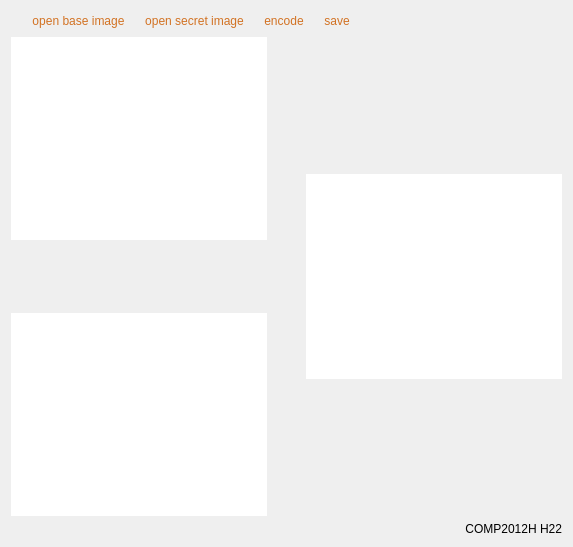
      <widget class="QWidget" name="tab_encode">
       <property name="enabled">
        <bool>true</bool>
       </property>
       <property name="sizePolicy">
        <sizepolicy hsizetype="Expanding" vsizetype="Expanding">
         <horstretch>0</horstretch>
         <verstretch>0</verstretch>
        </sizepolicy>
       </property>
       <attribute name="title">
        <string>encode</string>
       </attribute>
       <layout class="QVBoxLayout" name="verticalLayout_3">
        <item>
         <layout class="QHBoxLayout" name="horizontalLayout" stretch="1,1,1,1,1,10">
          <property name="spacing">
           <number>20</number>
          </property>
          <item>
           <spacer name="horizontalSpacer_21">
            <property name="orientation">
             <enum>Qt::Horizontal</enum>
            </property>
            <property name="sizeHint" stdset="0">
             <size>
              <width>40</width>
              <height>20</height>
             </size>
            </property>
           </spacer>
          </item>
          <item>
           <widget class="QPushButton" name="encode_base_button">
            <property name="styleSheet">
             <string notr="true">QPushButton{
background-image: url(:/icon/Qt_threeStatus_ok.png);
border-style: solid;
border-color: black;
border-width: 0px;
border-radius: 2px;
font: 15pt &quot;Bauhaus 93&quot;;
color: rgb(210, 114, 35);
}
QPushButton:hover{background-image: url(:/icon/Qt_threeStatus_ok1.png);}
QPushButton:pressed{background-image: url(:/icon/Qt_threeStatus_ok2.png);}</string>
            </property>
            <property name="text">
             <string>open base image</string>
            </property>
           </widget>
          </item>
          <item>
           <widget class="QPushButton" name="encode_secret_button">
            <property name="styleSheet">
             <string notr="true">QPushButton{
background-image: url(:/icon/Qt_threeStatus_ok.png);
border-style: solid;
border-color: black;
border-width: 0px;
border-radius: 2px;
font: 15pt &quot;Bauhaus 93&quot;;
color: rgb(210, 114, 35);
}
QPushButton:hover{background-image: url(:/icon/Qt_threeStatus_ok1.png);}
QPushButton:pressed{background-image: url(:/icon/Qt_threeStatus_ok2.png);}</string>
            </property>
            <property name="text">
             <string>open secret image</string>
            </property>
           </widget>
          </item>
          <item>
           <widget class="QPushButton" name="encode_button">
            <property name="styleSheet">
             <string notr="true">QPushButton{
background-image: url(:/icon/Qt_threeStatus_ok.png);
border-style: solid;
border-color: black;
border-width: 0px;
border-radius: 2px;
font: 15pt &quot;Bauhaus 93&quot;;
color: rgb(210, 114, 35);
}
QPushButton:hover{background-image: url(:/icon/Qt_threeStatus_ok1.png);}
QPushButton:pressed{background-image: url(:/icon/Qt_threeStatus_ok2.png);}</string>
            </property>
            <property name="text">
             <string>encode</string>
            </property>
           </widget>
          </item>
          <item>
           <widget class="QPushButton" name="encode_save_button">
            <property name="styleSheet">
             <string notr="true">QPushButton{
background-image: url(:/icon/Qt_threeStatus_ok.png);
border-style: solid;
border-color: black;
border-width: 0px;
border-radius: 2px;
font: 15pt &quot;Bauhaus 93&quot;;
color: rgb(210, 114, 35);
}
QPushButton:hover{background-image: url(:/icon/Qt_threeStatus_ok1.png);}
QPushButton:pressed{background-image: url(:/icon/Qt_threeStatus_ok2.png);}</string>
            </property>
            <property name="text">
             <string>save</string>
            </property>
           </widget>
          </item>
          <item>
           <spacer name="horizontalSpacer">
            <property name="orientation">
             <enum>Qt::Horizontal</enum>
            </property>
            <property name="sizeHint" stdset="0">
             <size>
              <width>40</width>
              <height>20</height>
             </size>
            </property>
           </spacer>
          </item>
         </layout>
        </item>
        <item>
         <layout class="QHBoxLayout" name="horizontalLayout_6" stretch="8,1,8">
          <item>
           <layout class="QVBoxLayout" name="verticalLayout" stretch="3,1,3">
            <item>
             <widget class="Graph" name="encode_original_graph">
              <property name="sizePolicy">
               <sizepolicy hsizetype="Preferred" vsizetype="Preferred">
                <horstretch>0</horstretch>
                <verstretch>0</verstretch>
               </sizepolicy>
              </property>
              <property name="frameShape">
               <enum>QFrame::NoFrame</enum>
              </property>
              <property name="verticalScrollBarPolicy">
               <enum>Qt::ScrollBarAlwaysOff</enum>
              </property>
              <property name="horizontalScrollBarPolicy">
               <enum>Qt::ScrollBarAlwaysOff</enum>
              </property>
             </widget>
            </item>
            <item>
             <spacer name="verticalSpacer">
              <property name="orientation">
               <enum>Qt::Vertical</enum>
              </property>
              <property name="sizeType">
               <enum>QSizePolicy::Preferred</enum>
              </property>
              <property name="sizeHint" stdset="0">
               <size>
                <width>20</width>
                <height>40</height>
               </size>
              </property>
             </spacer>
            </item>
            <item>
             <widget class="Graph" name="encode_secret_graph">
              <property name="sizePolicy">
               <sizepolicy hsizetype="Preferred" vsizetype="Preferred">
                <horstretch>0</horstretch>
                <verstretch>0</verstretch>
               </sizepolicy>
              </property>
              <property name="frameShape">
               <enum>QFrame::NoFrame</enum>
              </property>
              <property name="verticalScrollBarPolicy">
               <enum>Qt::ScrollBarAlwaysOff</enum>
              </property>
              <property name="horizontalScrollBarPolicy">
               <enum>Qt::ScrollBarAlwaysOff</enum>
              </property>
             </widget>
            </item>
           </layout>
          </item>
          <item>
           <spacer name="horizontalSpacer_3">
            <property name="orientation">
             <enum>Qt::Horizontal</enum>
            </property>
            <property name="sizeType">
             <enum>QSizePolicy::Preferred</enum>
            </property>
            <property name="sizeHint" stdset="0">
             <size>
              <width>33</width>
              <height>479</height>
             </size>
            </property>
           </spacer>
          </item>
          <item>
           <layout class="QVBoxLayout" name="verticalLayout_2" stretch="2,3,2">
            <item>
             <spacer name="verticalSpacer_2">
              <property name="orientation">
               <enum>Qt::Vertical</enum>
              </property>
              <property name="sizeType">
               <enum>QSizePolicy::Preferred</enum>
              </property>
              <property name="sizeHint" stdset="0">
               <size>
                <width>20</width>
                <height>140</height>
               </size>
              </property>
             </spacer>
            </item>
            <item>
             <widget class="Graph" name="encode_result_graph">
              <property name="enabled">
               <bool>true</bool>
              </property>
              <property name="sizePolicy">
               <sizepolicy hsizetype="Preferred" vsizetype="Preferred">
                <horstretch>0</horstretch>
                <verstretch>0</verstretch>
               </sizepolicy>
              </property>
              <property name="frameShape">
               <enum>QFrame::NoFrame</enum>
              </property>
              <property name="verticalScrollBarPolicy">
               <enum>Qt::ScrollBarAlwaysOff</enum>
              </property>
              <property name="horizontalScrollBarPolicy">
               <enum>Qt::ScrollBarAlwaysOff</enum>
              </property>
             </widget>
            </item>
            <item>
             <spacer name="verticalSpacer_3">
              <property name="orientation">
               <enum>Qt::Vertical</enum>
              </property>
              <property name="sizeType">
               <enum>QSizePolicy::Preferred</enum>
              </property>
              <property name="sizeHint" stdset="0">
               <size>
                <width>20</width>
                <height>140</height>
               </size>
              </property>
             </spacer>
            </item>
           </layout>
          </item>
         </layout>
        </item>
        <item>
         <widget class="QLabel" name="label_6">
          <property name="styleSheet">
           <string notr="true">font: 10pt &quot;Cooper Black&quot;;
color: rgb(0, 0, 0);</string>
          </property>
          <property name="text">
           <string>COMP2012H H22</string>
          </property>
          <property name="alignment">
           <set>Qt::AlignRight|Qt::AlignTrailing|Qt::AlignVCenter</set>
          </property>
         </widget>
        </item>
       </layout>
      </widget>
